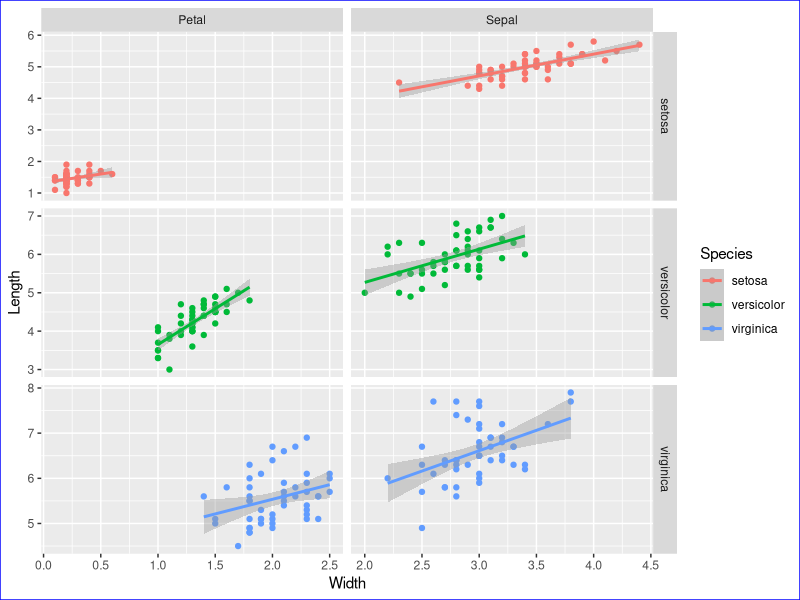

Write R code to recreate this figure.
#' ---
#' title: "BIOST 578 Homework 1"
#' author: "Marea Cobb"
#' date: "January 15, 2015"
#' reviewer: ""
#' ---


#' Loads specific libraries 
library(ggplot2)
library(RColorBrewer)
library(reshape2)

#' Creates the R markdown files.
# library(knitr)
# opts_knit$set(progress = FALSE, verbose = FALSE, message=FALSE)
# spin(hair = "HW1.R", format = "Rmd")
# file.rename("HW1.md", "HW1.Rmd")

#'Sets color theme
colors <- brewer.pal(9, "Set3")

#' Loads the iris data
data(iris)
head(iris)

#' Creates a new column for flower_id for each entry.
iris$flower_id <- rownames(iris)
head(iris)

#' Uses the default melt method to rearrange the data for easier classification.
iris_melted <- melt(iris)
head(iris)

#' Splits the variable at the "." to get the value name (length/width and flower type)
split_variable <- strsplit(as.character(iris_melted$variable), split="\\.")
#' Creates the variable "flower part" from the first value in split_variable and adds it to the table
iris_melted$flower_part <- sapply(split_variable, "[", 1)
#' Creates the variable "measurement type" from the second value in split_variable and adds it to the table
iris_melted$measurement_type <- sapply(split_variable, "[", 2)
#' Removes variable from the table as we no longer need it
iris_melted$variable <- NULL

#' Reshapes the data so iris$width and iris$length are now separte columns in the table 
iris_cast <- dcast(iris_melted, formula=flower_id+Species+flower_part~measurement_type)
head(iris_cast)

#' Creates a plot displaying the length and width of petals and sepals classified by flower type.
ggplot(data=iris_cast, colour=colors, aes(x=Width, y=Length, color=Species))+ # Add points and use free scales in the facet
  geom_point()+facet_grid(Species~flower_part, scale="free")+
  #' Adds a regression line
  geom_smooth(method="lm")+
  theme(plot.background = element_rect(colour="blue"))

